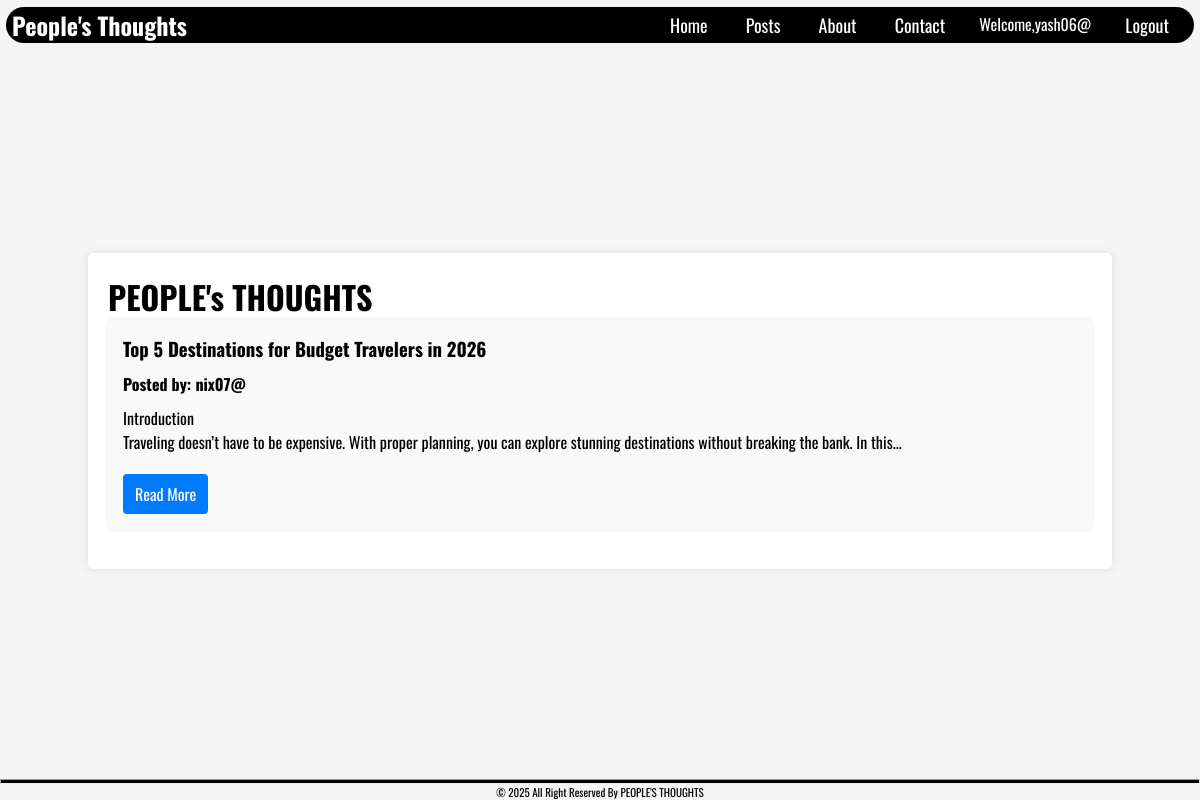
The app's page /index.php (signed in) with its own data.
### tables this page shows
CREATE TABLE `posts` (
  `id` int(11) NOT NULL,
  `user_id` int(11) NOT NULL,
  `title` varchar(255) NOT NULL,
  `content` mediumblob NOT NULL,
  `created_at` timestamp NOT NULL DEFAULT current_timestamp()
);

CREATE TABLE `user` (
  `id` int(11) NOT NULL,
  `fullname` varchar(255) NOT NULL,
  `username` varchar(50) NOT NULL,
  `email` varchar(255) NOT NULL,
  `password` varchar(255) NOT NULL
);

### index.php (the view, shortened to what this page needs)
<?php
include "inc/header.php";
$userId = isset($_SESSION['user_id']) ? $_SESSION['user_id'] : null;
$query = "SELECT posts.*, user.username FROM posts
          JOIN user ON posts.user_id = user.id
          WHERE posts.user_id != ?
          ORDER BY posts.created_at DESC";
$stmt = $conn->prepare($query);
$stmt->bind_param("i", $userId);
$stmt->execute();
$result = $stmt->get_result();
?>
<!DOCTYPE html>
<html lang="en">
<head>
    <link rel="stylesheet" href="css/style.css">
</head>
<body>
    <div class="post-container">
        <h1>PEOPLE's THOUGHTS</h1>
        <?php if ($result->num_rows > 0): ?>
            <?php while ($row = $result->fetch_assoc()): ?>
                <div class="user-post">
                    <h3><?php echo htmlspecialchars($row['title']); ?></h3>
                    <p><strong>Posted by: <?php echo htmlspecialchars($row['username']); ?></strong></p>
                    <p>
                        <?php
                        $content = strip_tags($row['content']);
                        $truncatedContent = strlen($content) > 150 ? substr($content, 0, 150) . '...' : $content;
                        echo nl2br(htmlspecialchars($truncatedContent));
                        ?>
                    </p>
                    <a href="view_post.php?id=<?php echo $row['id']; ?>" class="read-more">Read More</a>
                </div>
            <?php endwhile; ?>
        <?php else: ?>
            <p>No posts available.</p>
        <?php endif; ?>
    </div>
</body>
<?php
include "inc/footer.php";
?>
</html>

### css/navbar.css (style rules this page uses)
body { font-family: "Oswald", serif; }

### css/style.css (style rules this page uses)
* { margin: 0; padding: 0; box-sizing: border-box; }
body { font-family: "Oswald", serif; display: flex; flex-direction: column; align-items: center; min-height: 100vh; background-color: #f5f5f5; padding-top: 7px; }
.post-container { width: 1024px; margin: auto; background: white; padding: 20px; border-radius: 5px; box-shadow: 0 0 10px rgba(0, 0, 0, 0.1); }
.user-post { background: #f9f9f9; padding: 15px; margin-bottom: 20px; border-radius: 5px; box-shadow: 0 0 5px rgba(0, 0, 0, 0.1); }
.user-post p { margin: 10px 0; }
.read-more { display: inline-block; margin-top: 10px; padding: 8px 12px; background-color: #007BFF; color: white; text-decoration: none; border-radius: 4px; transition: background-color 0.3s, transform 0.3s; }

### css/footer.css (style rules this page uses)
body { font-family: "Oswald", serif; }

### records on screen
posts: title "Top 5 Destinations for Budget Travelers in 2026", user.username "nix07@", content "Introduction Traveling doesn’t have to be expensive. With proper planning, you can explore stunning destinations without breaking the bank. In this..."

### other values on screen
$_SESSION['username'] "yash06@"
